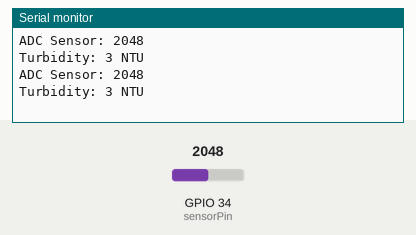
This sketch was run on a simulated ESP32. Parts: the last lines printed to the serial monitor. Inputs (shaded band) come from the test bench; at power-on: GPIO 34 (sensorPin) = 2048.

Above: at 1.8 s.
1.9 s: GPIO 34 (sensorPin) set to 2866
At 2.6 s:
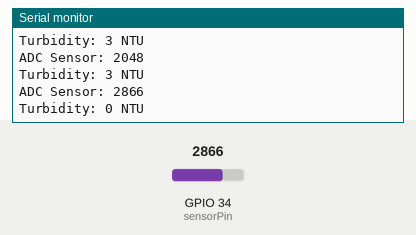
3.4 s: GPIO 34 (sensorPin) set to 3603
At 4.8 s:
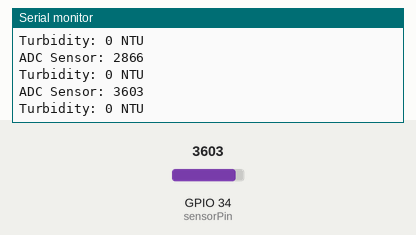
Timing chart, 0 to 6.4 s (numbered marks = the images above; inputs shaded):
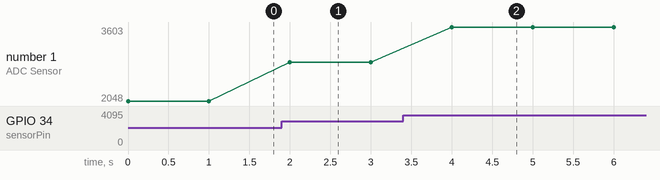

Measured:
- after the input at 1.9 s, the serial monitor: prints a new line after 0.10 s (image 1)
- after the input at 3.4 s, the serial monitor: prints a new line after 0.60 s (image 2)
- plotted number 1: 2048 → 2866 after the input at 1.9 s, 2866 → 3603 after the input at 3.4 s

The sketch:

Turbidity_sensor.ino
```cpp
//#include <LiquidCrystal_I2C.h>
//LiquidCrystal_I2C lcd(0x27, 2, 16);
int sensorPin = 34;

void setup()
{
  Serial.begin(115200);
  pinMode(sensorPin, INPUT);
  //  lcd.begin();
  //  pinMode(2, OUTPUT);
  //  pinMode(3, OUTPUT);
  //  pinMode(4, OUTPUT);
}
void loop() {
  int sensorValue = analogRead(sensorPin);
  Serial.print("ADC Sensor: ");
  Serial.println(sensorValue);
  int turbidity = map(sensorValue, 0, 2100, 100, 0);
  if (turbidity < 0) {
    turbidity = 0;
  }
  Serial.print("Turbidity: ");
  Serial.print(turbidity);
  Serial.println(" NTU");
  //  delay(100);
  //  lcd.setCursor(0, 0);
  //  lcd.print("turbidity:");
  //  lcd.print("   ");
  //  lcd.setCursor(10, 0);
  //  lcd.print(turbidity);
  delay(1000);
  //  if (turbidity < 20) {
  //    digitalWrite(2, HIGH);
  //    digitalWrite(3, LOW);
  //    digitalWrite(4, LOW);
  //    lcd.setCursor(0, 1);
  //    lcd.print(" its CLEAR ");
  //  }
  //  if ((turbidity > 20) && (turbidity < 50)) {
  //    digitalWrite(2, LOW);
  //    digitalWrite(3, HIGH);
  //    digitalWrite(4, LOW);
  //    lcd.setCursor(0, 1);
  //    lcd.print(" its CLOUDY ");
  //  }
  //  if (turbidity > 50) {
  //    digitalWrite(2, LOW);
  //    digitalWrite(3, LOW);
  //    digitalWrite(4, HIGH);
  //    lcd.setCursor(0, 1);
  //    lcd.print(" its DIRTY ");
  //  }
}
```
